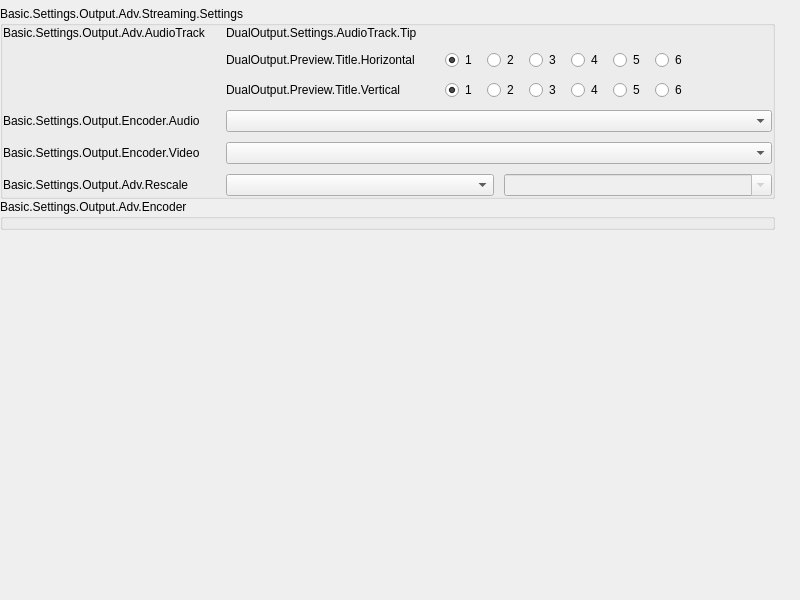
<?xml version="1.0" encoding="UTF-8"?>
<ui version="4.0">
 <class>SettingOutputStreamPage</class>
 <widget class="QWidget" name="SettingOutputStreamPage">
  <property name="geometry">
   <rect>
    <x>0</x>
    <y>0</y>
    <width>800</width>
    <height>600</height>
   </rect>
  </property>
  <layout class="QVBoxLayout" name="verticalLayout">
   <property name="spacing">
    <number>0</number>
   </property>
   <property name="leftMargin">
    <number>0</number>
   </property>
   <property name="topMargin">
    <number>6</number>
   </property>
   <property name="rightMargin">
    <number>0</number>
   </property>
   <property name="bottomMargin">
    <number>0</number>
   </property>
   <item>
    <widget class="QScrollArea" name="scrollArea_3">
     <property name="sizePolicy">
      <sizepolicy hsizetype="Expanding" vsizetype="Ignored">
       <horstretch>0</horstretch>
       <verstretch>0</verstretch>
      </sizepolicy>
     </property>
     <property name="frameShape">
      <enum>QFrame::Shape::NoFrame</enum>
     </property>
     <property name="widgetResizable">
      <bool>true</bool>
     </property>
     <widget class="QWidget" name="scrollAreaWidgetContents_5">
      <property name="geometry">
       <rect>
        <x>0</x>
        <y>0</y>
        <width>800</width>
        <height>594</height>
       </rect>
      </property>
      <layout class="QVBoxLayout" name="verticalLayout_14">
       <property name="spacing">
        <number>0</number>
       </property>
       <property name="leftMargin">
        <number>0</number>
       </property>
       <property name="topMargin">
        <number>0</number>
       </property>
       <property name="rightMargin">
        <number>25</number>
       </property>
       <property name="bottomMargin">
        <number>0</number>
       </property>
       <item>
        <widget class="QGroupBox" name="advOutTopContainer">
         <property name="sizePolicy">
          <sizepolicy hsizetype="Preferred" vsizetype="Fixed">
           <horstretch>0</horstretch>
           <verstretch>0</verstretch>
          </sizepolicy>
         </property>
         <property name="title">
          <string>Basic.Settings.Output.Adv.Streaming.Settings</string>
         </property>
         <layout class="QFormLayout" name="advOutTopLayout">
          <property name="fieldGrowthPolicy">
           <enum>QFormLayout::FieldGrowthPolicy::AllNonFixedFieldsGrow</enum>
          </property>
          <property name="horizontalSpacing">
           <number>20</number>
          </property>
          <property name="verticalSpacing">
           <number>10</number>
          </property>
          <property name="leftMargin">
           <number>0</number>
          </property>
          <property name="topMargin">
           <number>0</number>
          </property>
          <property name="rightMargin">
           <number>0</number>
          </property>
          <property name="bottomMargin">
           <number>0</number>
          </property>
          <item row="0" column="0">
           <widget class="QLabel" name="advStreamTrackWidgetLabel">
            <property name="minimumSize">
             <size>
              <width>170</width>
              <height>0</height>
             </size>
            </property>
            <property name="text">
             <string>Basic.Settings.Output.Adv.AudioTrack</string>
            </property>
            <property name="alignment">
             <set>Qt::AlignmentFlag::AlignLeading|Qt::AlignmentFlag::AlignLeft|Qt::AlignmentFlag::AlignTop</set>
            </property>
            <property name="useFor" stdset="0">
             <string notr="true">FormLabelRole</string>
            </property>
           </widget>
          </item>
          <item row="0" column="1">
           <layout class="QVBoxLayout" name="verticalLayout_33">
            <property name="spacing">
             <number>10</number>
            </property>
            <item>
             <widget class="QLabel" name="label_23">
              <property name="text">
               <string>DualOutput.Settings.AudioTrack.Tip</string>
              </property>
              <property name="wordWrap">
               <bool>true</bool>
              </property>
             </widget>
            </item>
            <item>
             <layout class="QGridLayout" name="gridLayout">
              <property name="horizontalSpacing">
               <number>30</number>
              </property>
              <property name="verticalSpacing">
               <number>10</number>
              </property>
              <item row="0" column="0">
               <widget class="QLabel" name="label_25">
                <property name="styleSheet">
                 <string notr="true">min-height: 0px;</string>
                </property>
                <property name="text">
                 <string>DualOutput.Preview.Title.Horizontal</string>
                </property>
                <property name="useFor" stdset="0">
                 <string notr="true">FormLabelRole</string>
                </property>
               </widget>
              </item>
              <item row="0" column="1">
               <widget class="QStackedWidget" name="advStreamTrackWidget">
                <property name="sizePolicy">
                 <sizepolicy hsizetype="Maximum" vsizetype="Preferred">
                  <horstretch>0</horstretch>
                  <verstretch>0</verstretch>
                 </sizepolicy>
                </property>
                <widget class="QWidget" name="streamSingleTracks">
                 <property name="sizePolicy">
                  <sizepolicy hsizetype="Preferred" vsizetype="Preferred">
                   <horstretch>0</horstretch>
                   <verstretch>0</verstretch>
                  </sizepolicy>
                 </property>
                 <layout class="QHBoxLayout" name="horizontalLayout_39">
                  <property name="spacing">
                   <number>10</number>
                  </property>
                  <property name="leftMargin">
                   <number>0</number>
                  </property>
                  <property name="topMargin">
                   <number>0</number>
                  </property>
                  <property name="rightMargin">
                   <number>0</number>
                  </property>
                  <property name="bottomMargin">
                   <number>0</number>
                  </property>
                  <item>
                   <widget class="PLSRadioButton" name="advOutTrack1">
                    <property name="text">
                     <string notr="true">1</string>
                    </property>
                    <property name="checked">
                     <bool>true</bool>
                    </property>
                   </widget>
                  </item>
                  <item>
                   <widget class="PLSRadioButton" name="advOutTrack2">
                    <property name="text">
                     <string notr="true">2</string>
                    </property>
                   </widget>
                  </item>
                  <item>
                   <widget class="PLSRadioButton" name="advOutTrack3">
                    <property name="text">
                     <string notr="true">3</string>
                    </property>
                   </widget>
                  </item>
                  <item>
                   <widget class="PLSRadioButton" name="advOutTrack4">
                    <property name="text">
                     <string notr="true">4</string>
                    </property>
                   </widget>
                  </item>
                  <item>
                   <widget class="PLSRadioButton" name="advOutTrack5">
                    <property name="text">
                     <string notr="true">5</string>
                    </property>
                   </widget>
                  </item>
                  <item>
                   <widget class="PLSRadioButton" name="advOutTrack6">
                    <property name="text">
                     <string notr="true">6</string>
                    </property>
                   </widget>
                  </item>
                 </layout>
                </widget>
                <widget class="QWidget" name="streamMultiTracks">
                 <layout class="QHBoxLayout" name="horizontalLayout_38">
                  <property name="spacing">
                   <number>10</number>
                  </property>
                  <property name="leftMargin">
                   <number>0</number>
                  </property>
                  <property name="topMargin">
                   <number>0</number>
                  </property>
                  <property name="rightMargin">
                   <number>0</number>
                  </property>
                  <property name="bottomMargin">
                   <number>0</number>
                  </property>
                  <item>
                   <widget class="PLSCheckBox" name="advOutMultiTrack1">
                    <property name="text">
                     <string notr="true">1</string>
                    </property>
                   </widget>
                  </item>
                  <item>
                   <widget class="PLSCheckBox" name="advOutMultiTrack2">
                    <property name="text">
                     <string notr="true">2</string>
                    </property>
                   </widget>
                  </item>
                  <item>
                   <widget class="PLSCheckBox" name="advOutMultiTrack3">
                    <property name="text">
                     <string notr="true">3</string>
                    </property>
                   </widget>
                  </item>
                  <item>
                   <widget class="PLSCheckBox" name="advOutMultiTrack4">
                    <property name="text">
                     <string notr="true">4</string>
                    </property>
                   </widget>
                  </item>
                  <item>
                   <widget class="PLSCheckBox" name="advOutMultiTrack5">
                    <property name="text">
                     <string notr="true">5</string>
                    </property>
                   </widget>
                  </item>
                  <item>
                   <widget class="PLSCheckBox" name="advOutMultiTrack6">
                    <property name="text">
                     <string notr="true">6</string>
                    </property>
                   </widget>
                  </item>
                 </layout>
                </widget>
               </widget>
              </item>
              <item row="0" column="2">
               <spacer name="horizontalSpacer_9">
                <property name="orientation">
                 <enum>Qt::Orientation::Horizontal</enum>
                </property>
                <property name="sizeHint" stdset="0">
                 <size>
                  <width>40</width>
                  <height>1</height>
                 </size>
                </property>
               </spacer>
              </item>
              <item row="1" column="0">
               <widget class="QLabel" name="label_27">
                <property name="styleSheet">
                 <string notr="true">min-height: 0px;</string>
                </property>
                <property name="text">
                 <string>DualOutput.Preview.Title.Vertical</string>
                </property>
                <property name="useFor" stdset="0">
                 <string notr="true">FormLabelRole</string>
                </property>
               </widget>
              </item>
              <item row="1" column="1">
               <widget class="QWidget" name="advStreamTrackWidgetV" native="true">
                <layout class="QHBoxLayout" name="horizontalLayout_23">
                 <property name="spacing">
                  <number>10</number>
                 </property>
                 <property name="leftMargin">
                  <number>0</number>
                 </property>
                 <property name="topMargin">
                  <number>0</number>
                 </property>
                 <property name="rightMargin">
                  <number>0</number>
                 </property>
                 <property name="bottomMargin">
                  <number>0</number>
                 </property>
                 <item>
                  <widget class="PLSRadioButton" name="advOutTrack1_2">
                   <property name="text">
                    <string notr="true">1</string>
                   </property>
                   <property name="checked">
                    <bool>true</bool>
                   </property>
                  </widget>
                 </item>
                 <item>
                  <widget class="PLSRadioButton" name="advOutTrack2_2">
                   <property name="text">
                    <string notr="true">2</string>
                   </property>
                  </widget>
                 </item>
                 <item>
                  <widget class="PLSRadioButton" name="advOutTrack3_2">
                   <property name="text">
                    <string notr="true">3</string>
                   </property>
                  </widget>
                 </item>
                 <item>
                  <widget class="PLSRadioButton" name="advOutTrack4_2">
                   <property name="text">
                    <string notr="true">4</string>
                   </property>
                  </widget>
                 </item>
                 <item>
                  <widget class="PLSRadioButton" name="advOutTrack5_2">
                   <property name="text">
                    <string notr="true">5</string>
                   </property>
                  </widget>
                 </item>
                 <item>
                  <widget class="PLSRadioButton" name="advOutTrack6_2">
                   <property name="text">
                    <string notr="true">6</string>
                   </property>
                  </widget>
                 </item>
                </layout>
               </widget>
              </item>
             </layout>
            </item>
           </layout>
          </item>
          <item row="1" column="0">
           <widget class="QLabel" name="advOutAEncLabel">
            <property name="text">
             <string>Basic.Settings.Output.Encoder.Audio</string>
            </property>
            <property name="useFor" stdset="0">
             <string notr="true">FormLabelRole</string>
            </property>
           </widget>
          </item>
          <item row="1" column="1">
           <widget class="PLSComboBox" name="advOutAEncoder"/>
          </item>
          <item row="2" column="0">
           <widget class="QLabel" name="advOutEncLabel">
            <property name="text">
             <string>Basic.Settings.Output.Encoder.Video</string>
            </property>
            <property name="useFor" stdset="0">
             <string notr="true">FormLabelRole</string>
            </property>
           </widget>
          </item>
          <item row="2" column="1">
           <widget class="PLSComboBox" name="advOutEncoder"/>
          </item>
          <item row="3" column="0">
           <widget class="QLabel" name="advOutUseRescale">
            <property name="text">
             <string>Basic.Settings.Output.Adv.Rescale</string>
            </property>
            <property name="useFor" stdset="0">
             <string notr="true">FormLabelRole</string>
            </property>
           </widget>
          </item>
          <item row="3" column="1">
           <layout class="QHBoxLayout" name="horizontalLayout_7">
            <property name="spacing">
             <number>10</number>
            </property>
            <item>
             <widget class="PLSComboBox" name="advOutRescaleFilter"/>
            </item>
            <item>
             <widget class="PLSComboBox" name="advOutRescale">
              <property name="enabled">
               <bool>false</bool>
              </property>
              <property name="editable">
               <bool>true</bool>
              </property>
             </widget>
            </item>
           </layout>
          </item>
         </layout>
        </widget>
       </item>
       <item>
        <widget class="QGroupBox" name="advOutEncoderProps">
         <property name="title">
          <string>Basic.Settings.Output.Adv.Encoder</string>
         </property>
         <layout class="QVBoxLayout" name="advOutEncoderLayout">
          <property name="spacing">
           <number>0</number>
          </property>
          <property name="leftMargin">
           <number>0</number>
          </property>
          <property name="topMargin">
           <number>0</number>
          </property>
          <property name="rightMargin">
           <number>0</number>
          </property>
          <property name="bottomMargin">
           <number>0</number>
          </property>
         </layout>
        </widget>
       </item>
       <item>
        <spacer name="verticalSpacer_0">
         <property name="orientation">
          <enum>Qt::Orientation::Vertical</enum>
         </property>
         <property name="sizeHint" stdset="0">
          <size>
           <width>20</width>
           <height>0</height>
          </size>
         </property>
        </spacer>
       </item>
      </layout>
     </widget>
    </widget>
   </item>
  </layout>
 </widget>
 <customwidgets>
  <customwidget>
   <class>PLSComboBox</class>
   <extends>QComboBox</extends>
   <header>PLSComboBox.h</header>
  </customwidget>
  <customwidget>
   <class>PLSCheckBox</class>
   <extends>QCheckBox</extends>
   <header>PLSCheckBox.h</header>
  </customwidget>
  <customwidget>
   <class>PLSRadioButton</class>
   <extends>QRadioButton</extends>
   <header>PLSRadioButton.h</header>
  </customwidget>
 </customwidgets>
 <resources/>
 <connections/>
</ui>
